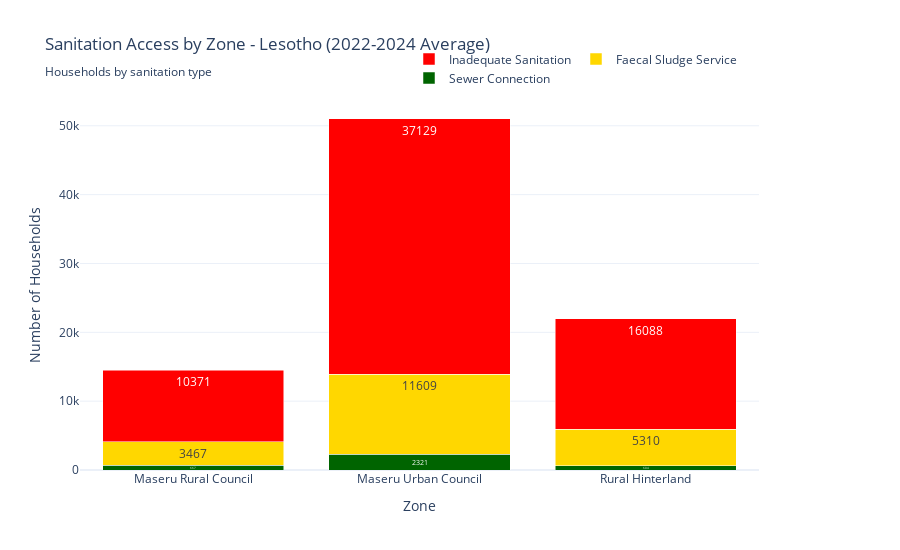

The cell this chart's notebook holds for it:
### Code cell
print("\n" + "="*80)
print("INSIGHT 7: Sanitation Access Inequality - Urban vs Rural Lesotho")
print("="*80)

# Filter Lesotho data (2022-2024 average)
lesotho_sanitation = df[(df['country'] == 'lesotho') & (df['year'] >= 2022)].groupby('zone').agg({
    'sewer_connections': 'mean',
    'households': 'mean',
    'hh_emptied': 'mean',
    'fs_treated': 'mean',
    'fs_reused': 'mean'
}).reset_index()

# Calculate metrics
lesotho_sanitation['sewer_density'] = (lesotho_sanitation['sewer_connections'] / lesotho_sanitation['households']).round(3)
lesotho_sanitation['fs_coverage'] = (lesotho_sanitation['hh_emptied'] / lesotho_sanitation['households'] * 100).round(1)
lesotho_sanitation['hh_with_sewer'] = lesotho_sanitation['sewer_connections']
lesotho_sanitation['hh_with_fs'] = lesotho_sanitation['hh_emptied'] - lesotho_sanitation['sewer_connections']
lesotho_sanitation['hh_inadequate'] = lesotho_sanitation['households'] - lesotho_sanitation['hh_emptied']

# Ensure no negative values
lesotho_sanitation['hh_with_fs'] = lesotho_sanitation['hh_with_fs'].clip(lower=0)

# Create stacked bar chart
fig = go.Figure()

fig.add_trace(go.Bar(
    name='Sewer Connection',
    x=lesotho_sanitation['zone'],
    y=lesotho_sanitation['hh_with_sewer'],
    marker_color='darkgreen',
    text=lesotho_sanitation['hh_with_sewer'].round(0),
    textposition='inside'
))

fig.add_trace(go.Bar(
    name='Faecal Sludge Service',
    x=lesotho_sanitation['zone'],
    y=lesotho_sanitation['hh_with_fs'],
    marker_color='gold',
    text=lesotho_sanitation['hh_with_fs'].round(0),
    textposition='inside'
))

fig.add_trace(go.Bar(
    name='Inadequate Sanitation',
    x=lesotho_sanitation['zone'],
    y=lesotho_sanitation['hh_inadequate'],
    marker_color='red',
    text=lesotho_sanitation['hh_inadequate'].round(0),
    textposition='inside'
))

fig.update_layout(
    title='Sanitation Access by Zone - Lesotho (2022-2024 Average)<br><sub>Households by sanitation type</sub>',
    xaxis_title='Zone',
    yaxis_title='Number of Households',
    barmode='stack',
    height=550,
    template='plotly_white',
    legend=dict(x=0.7, y=1.15, orientation='h')
)

fig.show()

# Create trend chart
lesotho_trend = df[df['country'] == 'lesotho'].groupby(['year', 'zone']).agg({
    'sewer_connection_density': 'mean',
    'fs_service_coverage': 'mean'
}).reset_index()

fig2 = px.line(
    lesotho_trend,
    x='year',
    y='fs_service_coverage',
    color='zone',
    title='Faecal Sludge Service Coverage Trend (2020-2024)',
    labels={'fs_service_coverage': 'FS Service Coverage (%)', 'year': 'Year'},
    markers=True,
    height=450
)

fig2.update_layout(template='plotly_white')
fig2.show()

# Print summary
print("\nSanitation Access Summary (2022-2024 Average):")
print(lesotho_sanitation[['zone', 'households', 'sewer_density', 'fs_coverage']].to_string(index=False))

### Figure 1 — Plotly figure (JSON) as saved in the notebook; plotly's stock layout.template omitted (floating-point values rounded to 4 significant figures)
{"data": [{"marker": {"color": "darkgreen"}, "name": "Sewer Connection", "text": [667, 2321, 604], "textposition": "inside", "type": "bar", "x": ["Maseru Rural Council", "Maseru Urban Council", "Rural Hinterland"], "y": [667, 2321.0, 603.7]}, {"marker": {"color": "gold"}, "name": "Faecal Sludge Service", "text": [3467, 11609, 5310], "textposition": "inside", "type": "bar", "x": ["Maseru Rural Council", "Maseru Urban Council", "Rural Hinterland"], "y": [3467.0, 11610.0, 5310.0]}, {"marker": {"color": "red"}, "name": "Inadequate Sanitation", "text": [10371, 37129, 16088], "textposition": "inside", "type": "bar", "x": ["Maseru Rural Council", "Maseru Urban Council", "Rural Hinterland"], "y": [10370.0, 37130.0, 16090.0]}], "layout": {"barmode": "stack", "height": 550, "legend": {"orientation": "h", "x": 0.7, "y": 1.15}, "title": {"text": "Sanitation Access by Zone - Lesotho (2022-2024 Average)<br><sub>Households by sanitation type</sub>"}, "xaxis": {"title": {"text": "Zone"}}, "yaxis": {"title": {"text": "Number of Households"}}}}
